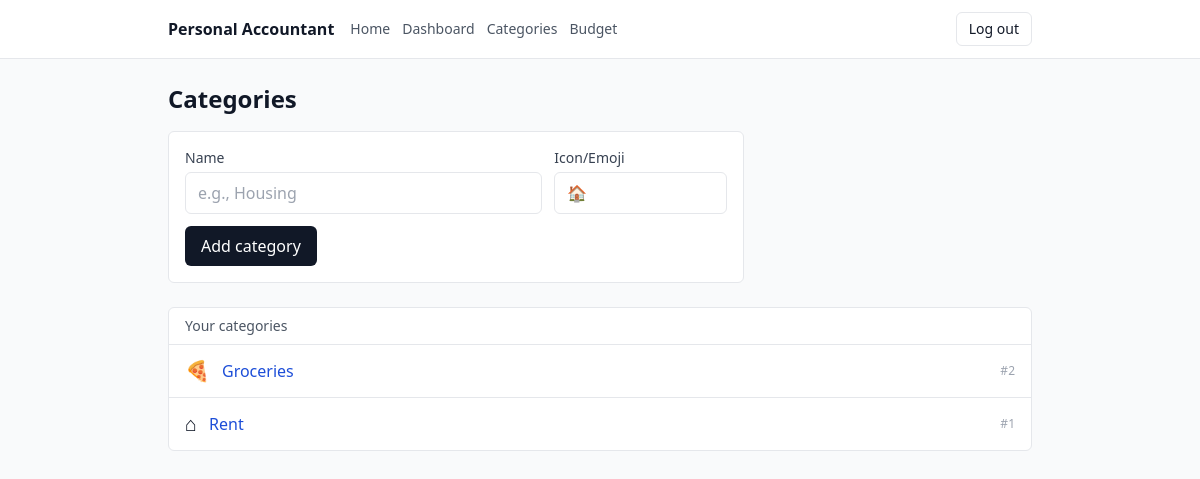
The app's page /categories (signed in), older data.
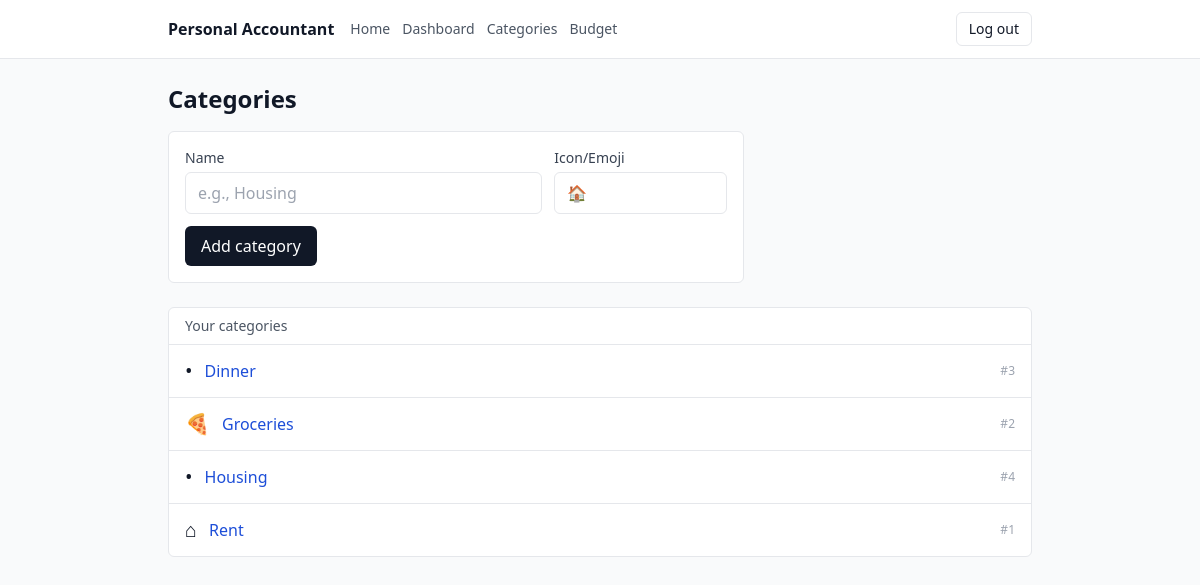
The same page, newer data.
### app/models.py (models this page shows)
class Category(SQLModel, table=True):
    __table_args__ = (
        UniqueConstraint("user_id", "name", name="uq_category_user_name"),
    )
    id: int | None = Field(default=None, primary_key=True)
    user_id: int = Field(foreign_key="user.id", index=True)
    name: str
    icon: str | None = None  # emoji or icon key
    created_at: datetime = Field(default_factory=datetime.utcnow)

### app/routes/categories.py (the view)
@router.get("/categories", response_class=HTMLResponse)
def list_categories(
    request: Request,
    db: Session = Depends(get_session),
    uid: int | None = Depends(current_user_id),
):
    if not uid:
        return RedirectResponse(url="/login", status_code=303)
    cats = db.exec(select(Category).where(Category.user_id == uid).order_by(Category.name)).all()
    return templates.TemplateResponse(
        "categories.html",
        {"request": request, "title": "Categories", "user_id": uid, "categories": cats, "error": None},
    )

### templates/categories.html (shortened to what this page needs)
{% extends "_base.html" %}
{% block content %}
  <div class="flex items-center justify-between mb-4">
    <h1 class="text-2xl font-semibold">Categories</h1>
  </div>
  <form method="post" action="/categories" class="mb-6 grid gap-3 max-w-xl rounded-md border bg-white p-4">
    <div class="grid grid-cols-1 sm:grid-cols-3 gap-3">
      <div class="sm:col-span-2">
        <label class="block text-sm text-gray-700">Name</label>
        <input name="name" required class="mt-1 w-full rounded-md border px-3 py-2" placeholder="e.g., Housing" />
      </div>
      <div>
        <label class="block text-sm text-gray-700">Icon/Emoji</label>
        <input name="icon" class="mt-1 w-full rounded-md border px-3 py-2" placeholder="🏠" />
      </div>
    </div>
    <button class="justify-self-start rounded-md bg-gray-900 px-4 py-2 text-white hover:bg-black">
      Add category
    </button>
  </form>
  <div class="rounded-md border bg-white">
    <div class="border-b px-4 py-2 text-sm text-gray-600">Your categories</div>
    {% if categories|length == 0 %}
      <div class="px-4 py-4 text-sm text-gray-600">No categories yet.</div>
    {% else %}
      <ul class="divide-y">
        {% for c in categories %}
          <li class="px-4 py-3 flex items-center justify-between">
            <div class="flex items-center gap-3">
              <span class="text-xl">{{ c.icon or "•" }}</span>
              <a class="font-medium text-blue-700 hover:underline" href="/categories/{{ c.id }}">
                {{ c.name }}
              </a>
            </div>
            <span class="text-xs text-gray-400">#{{ c.id }}</span>
          </li>
        {% endfor %}
      </ul>
    {% endif %}
  </div>
{% endblock %}

Row changes from the older to the newer data that the page shows:
added Category: icon "•", name "Dinner", id "3"
added Category: icon "•", name "Housing", id "4"
